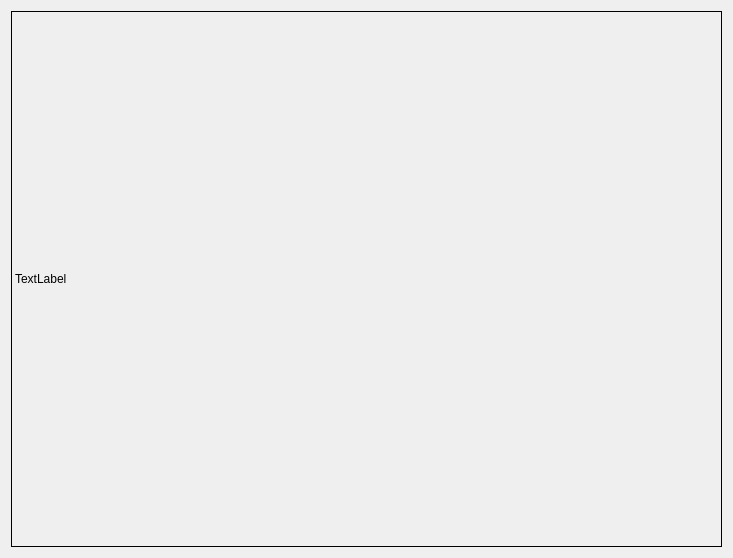
<?xml version="1.0" encoding="UTF-8"?>
<ui version="4.0">
 <class>Dialog</class>
 <widget class="QDialog" name="Dialog">
  <property name="geometry">
   <rect>
    <x>0</x>
    <y>0</y>
    <width>733</width>
    <height>558</height>
   </rect>
  </property>
  <property name="windowTitle">
   <string>Dialog</string>
  </property>
  <layout class="QVBoxLayout" name="verticalLayout">
   <item>
    <widget class="QLabel" name="image_label">
     <property name="autoFillBackground">
      <bool>false</bool>
     </property>
     <property name="frameShape">
      <enum>QFrame::Box</enum>
     </property>
     <property name="text">
      <string>TextLabel</string>
     </property>
    </widget>
   </item>
  </layout>
 </widget>
 <resources/>
 <connections/>
</ui>
